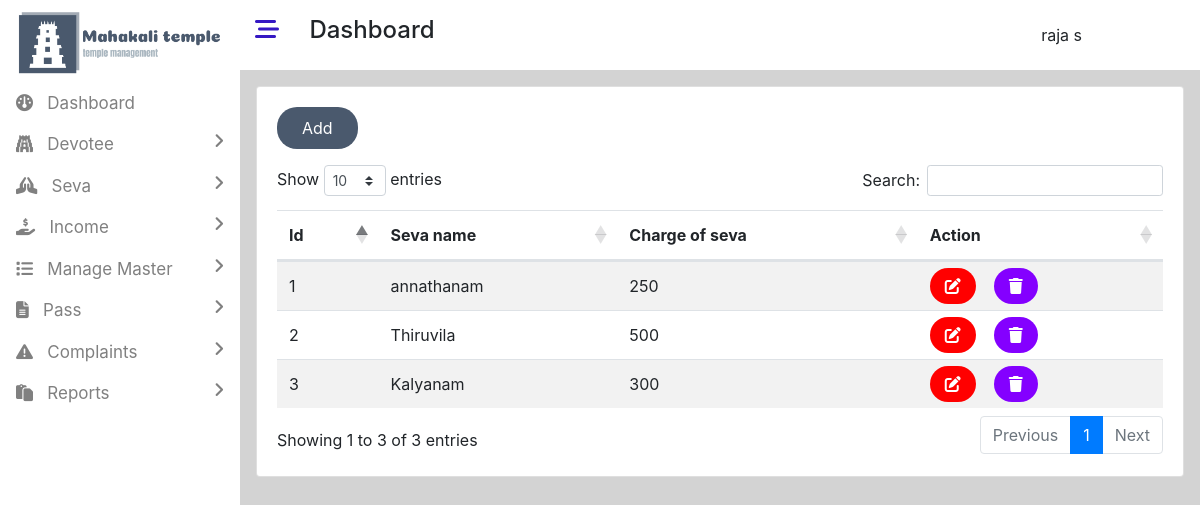
The page /admin/manage_seva.php (signed in) on the database its author committed.
### tables this page shows
CREATE TABLE `user` (
  `user_id` int(11) NOT NULL,
  `first_name` varchar(50) NOT NULL,
  `last_name` varchar(50) NOT NULL,
  `email` varchar(50) NOT NULL,
  `password` varchar(50) NOT NULL,
  `role` varchar(50) NOT NULL,
  `reading_time` timestamp NOT NULL DEFAULT current_timestamp() ON UPDATE current_timestamp()
);

CREATE TABLE `seva` (
  `seva_id` int(11) NOT NULL,
  `seva_name` varchar(50) NOT NULL,
  `charge` varchar(50) NOT NULL,
  `no_of_person` varchar(50) NOT NULL,
  `reading_time` timestamp NOT NULL DEFAULT current_timestamp() ON UPDATE current_timestamp()
);

### admin/admin_db.php (called while the page is built, shortened)
<?php
$con=mysqli_connect("localhost","root","","temple");
        ?>
        <?php
class seva
{
    public function get_sevas()
    {
        global $con;
        $sql="select * from seva order by seva_id desc";
        $result=mysqli_query($con,$sql);
        $r=[];
        while($row=mysqli_fetch_assoc($result))
        {
            array_push($r,$row);
        }
        return $r;
    }
}
            ?>

### admin/manage_seva.php (the view, shortened to what this page needs)
<!DOCTYPE html>
<html lang="en">
<head>
    <link rel="stylesheet" href="../assets/bootstrap/bootstrap.min.css">
     <link rel="stylesheet" href="https://cdnjs.cloudflare.com/ajax/libs/twitter-bootstrap/4.5.2/css/bootstrap.css" type="text/css">
     <link rel="stylesheet" href="https://cdn.datatables.net/1.13.7/css/dataTables.bootstrap4.min.css" type="text/css">
    <link rel="stylesheet" href="https://cdnjs.cloudflare.com/ajax/libs/font-awesome/6.4.2/css/all.min.css"  />
    <link rel="stylesheet" href="css/style.css" type="text/css">
</head>
<body class="dashboard-page">
<div>
<?php
include("includes/leftbar.php");
?>
<div style="width:80%;height:110vh;" class="float-right main-content">
<?php
include("includes/header.php");
?>
<div class="container p-3">
<div class="card">
<div class="card-body">
<a href="add_seva.php" class="btn button-color text-white px-4 py-2">Add</a>
<div class="row mt-3">
    <div class="col-md-12">
       <table id="example" class="example3 table table-striped" style="width:100%">
        <thead>
            <tr>
                <th>Id</th>
                <th>Seva name</th>
                <th>Charge of seva</th>
                <th>Action</th>
            </tr>
        </thead>
        <tbody>
<?php
include("admin_db.php");
$obj=new seva();
$states=$obj->get_sevas();
$i=1;
foreach($states as $state)
{
?>
<tr>
    <td><?=$i?></td>
    <td><?=$state["seva_name"]?></td>
    <td><?=$state["charge"]?></td>
    <td>
    <a href="edit_seva.php?id=<?=$state['seva_id']?>" id="ed-icon"><i class="fa-solid fa-pen-to-square"></i></a>
    <a href="delete_seva.php?id=<?=$state['seva_id']?>" id="del-icon"><i class="fa-solid fa-trash"></i></a>
    </td>
</tr>
<?php
$i++;
}
?>
        </tbody>
    </table>
    </div>
</div>
</div>
</div>
</div>
</div>
</div>
</body>
</html>

### admin/includes/header.php (shortened to what this page needs)
<div class="container-fluid">
    <div class="row">
        <div class="col-md-12 bg-white py-3">
        <h4>
        <i class="fa-solid fa-bars-staggered mybar23" style="color: #3518c3;"></i>
        <span class="ml-4 ">Dashboard</span>
        <div class="dropdown mydropdown float-right">
  <button type="button" class="mybutton btn bg-white" data-toggle="dropdown">
  <?php
  if(isset($_SESSION["uid"]))
  {
    include("../db.php");
    $sql66="select * from user where user_id=".$_SESSION["uid"];
    $result66=mysqli_query($con,$sql66);
    $row66=mysqli_fetch_assoc($result66);
    echo $row66["first_name"]." ".$row66["last_name"];
  }
  ?>
  </button>
</div>
        </h4>
        </div>
    </div>
</div>

### admin/css/style.css (style rules this page uses)
.mybar23,.mybar24 { cursor:pointer; }
.main-content { background-color:lightgray; }
.mydropdown { margin-right:90px; }

### admin/manage_seva.php (style rules this page uses)
.button-color { background-color:rgb(74,89,109); border-radius:20px; }
#ed-icon { background-color:red;padding:8px 15px;color:white;border-radius:30px; }
#del-icon { background-color:rgb(132, 0, 255);padding:8px 15px;color:white;border-radius:30px; }

### rows shown on the page
user: first_name "raja", last_name "s"
seva: seva_name "annathanam", charge "250"
seva: seva_name "Thiruvila", charge "500"
seva: seva_name "Kalyanam", charge "300"
